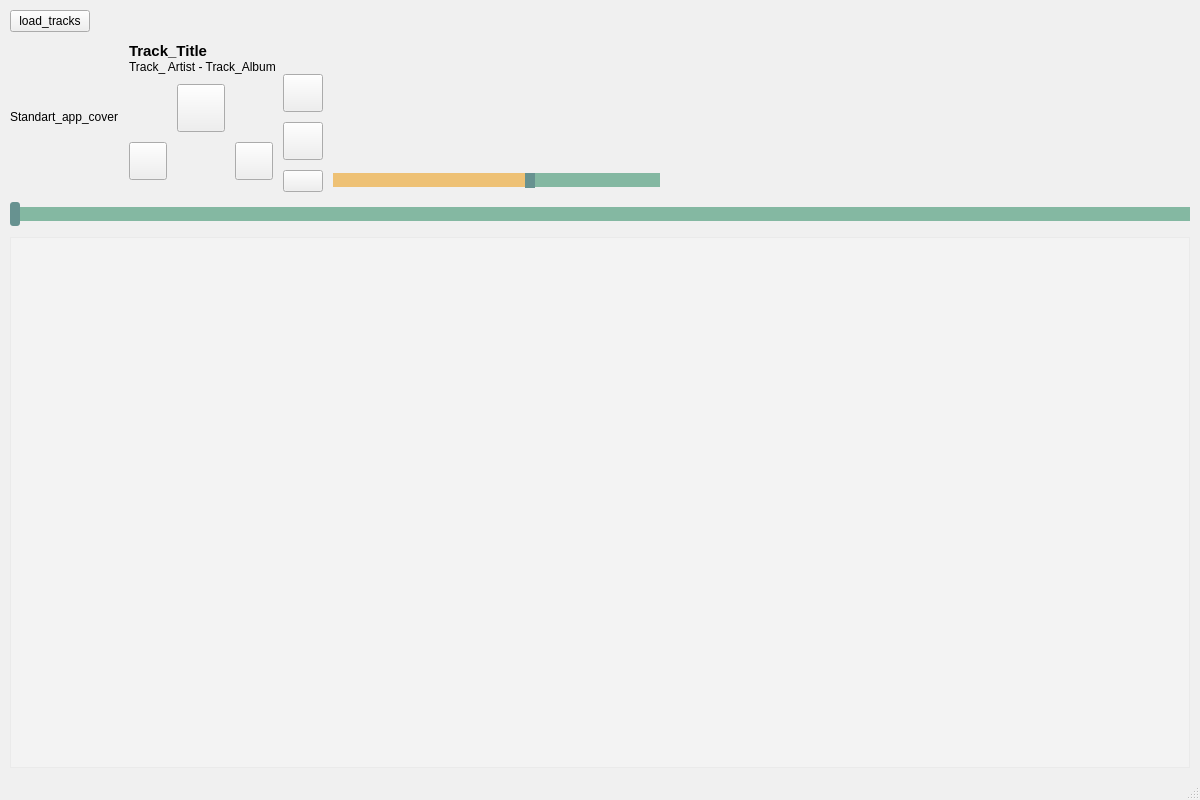
<?xml version="1.0" encoding="UTF-8"?>
<ui version="4.0">
 <class>MainWindow</class>
 <widget class="QMainWindow" name="MainWindow">
  <property name="geometry">
   <rect>
    <x>0</x>
    <y>0</y>
    <width>1200</width>
    <height>800</height>
   </rect>
  </property>
  <property name="palette">
   <palette>
    <active>
     <colorrole role="Window">
      <brush brushstyle="SolidPattern">
       <color alpha="255">
        <red>180</red>
        <green>200</green>
        <blue>193</blue>
       </color>
      </brush>
     </colorrole>
    </active>
    <inactive>
     <colorrole role="Window">
      <brush brushstyle="SolidPattern">
       <color alpha="255">
        <red>240</red>
        <green>240</green>
        <blue>240</blue>
       </color>
      </brush>
     </colorrole>
    </inactive>
    <disabled>
     <colorrole role="Window">
      <brush brushstyle="SolidPattern">
       <color alpha="255">
        <red>180</red>
        <green>200</green>
        <blue>193</blue>
       </color>
      </brush>
     </colorrole>
    </disabled>
   </palette>
  </property>
  <property name="windowTitle">
   <string>MainWindow</string>
  </property>
  <property name="styleSheet">
   <string notr="true">#main_layout{
	background-color: 
			qlineargradient(
					spread:pad, x1:0, y1:1, x2:0, y2:0, 
					stop:0.0 rgba(238,193,117, 255),
					stop:0.33 rgba(238,237,176, 255),
					stop:0.66 rgba(218,238,222, 255), 
					stop:1.0 rgba(179,219,192, 255)
			);
}</string>
  </property>
  <widget class="QWidget" name="main_layout">
   <layout class="QVBoxLayout" name="verticalLayout_2">
    <property name="spacing">
     <number>10</number>
    </property>
    <property name="sizeConstraint">
     <enum>QLayout::SetDefaultConstraint</enum>
    </property>
    <property name="leftMargin">
     <number>10</number>
    </property>
    <property name="topMargin">
     <number>10</number>
    </property>
    <property name="rightMargin">
     <number>10</number>
    </property>
    <property name="bottomMargin">
     <number>10</number>
    </property>
    <item>
     <layout class="QHBoxLayout" name="horizontalLayout_3">
      <item>
       <widget class="QPushButton" name="load_tracks_button">
        <property name="text">
         <string>load_tracks</string>
        </property>
       </widget>
      </item>
      <item>
       <spacer name="horizontalSpacer_2">
        <property name="orientation">
         <enum>Qt::Horizontal</enum>
        </property>
        <property name="sizeHint" stdset="0">
         <size>
          <width>40</width>
          <height>20</height>
         </size>
        </property>
       </spacer>
      </item>
     </layout>
    </item>
    <item>
     <layout class="QHBoxLayout" name="main_trackl_layout" stretch="0,0,0">
      <property name="spacing">
       <number>10</number>
      </property>
      <property name="sizeConstraint">
       <enum>QLayout::SetDefaultConstraint</enum>
      </property>
      <item>
       <widget class="QLabel" name="album_cover_lable">
        <property name="enabled">
         <bool>true</bool>
        </property>
        <property name="text">
         <string>Standart_app_cover</string>
        </property>
        <property name="scaledContents">
         <bool>true</bool>
        </property>
       </widget>
      </item>
      <item>
       <layout class="QVBoxLayout" name="verticalLayout_3">
        <property name="spacing">
         <number>0</number>
        </property>
        <property name="sizeConstraint">
         <enum>QLayout::SetMinimumSize</enum>
        </property>
        <item>
         <widget class="QLabel" name="track_title_lable">
          <property name="font">
           <font>
            <pointsize>11</pointsize>
            <bold>true</bold>
           </font>
          </property>
          <property name="text">
           <string>Track_Title</string>
          </property>
         </widget>
        </item>
        <item>
         <widget class="QLabel" name="track_artist_album_lable">
          <property name="text">
           <string>Track_ Artist - Track_Album</string>
          </property>
         </widget>
        </item>
        <item>
         <layout class="QHBoxLayout" name="track_control_panel_layout">
          <property name="spacing">
           <number>10</number>
          </property>
          <property name="sizeConstraint">
           <enum>QLayout::SetMinimumSize</enum>
          </property>
          <item>
           <layout class="QGridLayout" name="play_panel">
            <property name="sizeConstraint">
             <enum>QLayout::SetMaximumSize</enum>
            </property>
            <property name="verticalSpacing">
             <number>0</number>
            </property>
            <item row="1" column="0">
             <widget class="QPushButton" name="previous_track_button">
              <property name="styleSheet">
               <string notr="true">QPushButton {
border-image: url(:/resources/buttons/previous.png);
background: none;
width: 30px;
height: 30px;
}</string>
              </property>
              <property name="text">
               <string/>
              </property>
             </widget>
            </item>
            <item row="1" column="1">
             <spacer name="horizontalSpacer">
              <property name="orientation">
               <enum>Qt::Horizontal</enum>
              </property>
              <property name="sizeType">
               <enum>QSizePolicy::Minimum</enum>
              </property>
              <property name="sizeHint" stdset="0">
               <size>
                <width>40</width>
                <height>20</height>
               </size>
              </property>
             </spacer>
            </item>
            <item row="0" column="1">
             <widget class="QPushButton" name="play_pause_button">
              <property name="enabled">
               <bool>true</bool>
              </property>
              <property name="styleSheet">
               <string notr="true">QPushButton {
border-image: url(:/resources/buttons/play.png);
background: none;
width: 40px;
height: 40px;
}

QPushButton:checked
{
   border-image: url(:/resources/buttons/pause.png);
}

</string>
              </property>
              <property name="text">
               <string/>
              </property>
              <property name="checkable">
               <bool>true</bool>
              </property>
              <property name="checked">
               <bool>false</bool>
              </property>
             </widget>
            </item>
            <item row="1" column="2">
             <widget class="QPushButton" name="next_track_button">
              <property name="styleSheet">
               <string notr="true">QPushButton {
border-image: url(:/resources/buttons/next.png);
background: none;
width: 30px;
height: 30px;
}</string>
              </property>
              <property name="text">
               <string/>
              </property>
             </widget>
            </item>
           </layout>
          </item>
          <item>
           <layout class="QGridLayout" name="gridLayout">
            <property name="sizeConstraint">
             <enum>QLayout::SetDefaultConstraint</enum>
            </property>
            <item row="1" column="0">
             <widget class="QPushButton" name="track_loop_mode_button">
              <property name="styleSheet">
               <string notr="true">QPushButton {
border-image: url(:/resources/buttons/loop.png);
background: none;
width: 30px;
height: 30px;
}</string>
              </property>
              <property name="text">
               <string/>
              </property>
              <property name="checkable">
               <bool>true</bool>
              </property>
             </widget>
            </item>
            <item row="2" column="1">
             <widget class="QSlider" name="volume_slider">
              <property name="styleSheet">
               <string notr="true">QSlider::groove:horizontal {
	height: 14px;
	background: rgba(132,184,162,255);
	bourder: 2px gba(132,184,162,255);
	broder-radius: 8px;
}

QSlider::handle:horizontal {
	background: rgba(103,146,144,255);
	border: 4px solid gba(103,146,144,255);
	width:10px;
	height:10px;
	margin: -5px 0;
border-radius: 3px;
		
}

QSlider::sub-page:horizontal {
    background: rgba(238,193,117,255);
}

</string>
              </property>
              <property name="value">
               <number>60</number>
              </property>
              <property name="orientation">
               <enum>Qt::Horizontal</enum>
              </property>
             </widget>
            </item>
            <item row="0" column="0">
             <widget class="QPushButton" name="random_mode_button">
              <property name="styleSheet">
               <string notr="true">QPushButton {
border-image: url(:/resources/buttons/random.png);
background: none;
width: 30px;
height: 30px;
}</string>
              </property>
              <property name="text">
               <string/>
              </property>
              <property name="checkable">
               <bool>true</bool>
              </property>
             </widget>
            </item>
            <item row="2" column="0">
             <widget class="QPushButton" name="mute_button">
              <property name="styleSheet">
               <string notr="true">QPushButton {
	border-image: url(:/resources/buttons/volume_on.png);
	background: none;

}

QPushButton:checked
{
   border-image: url(:/resources/buttons/volume_off.png);
}</string>
              </property>
              <property name="text">
               <string/>
              </property>
              <property name="checkable">
               <bool>true</bool>
              </property>
             </widget>
            </item>
           </layout>
          </item>
         </layout>
        </item>
       </layout>
      </item>
      <item>
       <spacer name="horizontalSpacer_4">
        <property name="orientation">
         <enum>Qt::Horizontal</enum>
        </property>
        <property name="sizeType">
         <enum>QSizePolicy::Expanding</enum>
        </property>
        <property name="sizeHint" stdset="0">
         <size>
          <width>40</width>
          <height>20</height>
         </size>
        </property>
       </spacer>
      </item>
     </layout>
    </item>
    <item>
     <widget class="QSlider" name="process_slyder">
      <property name="styleSheet">
       <string notr="true">QSlider::groove:horizontal {
	height: 14px;
	background: rgba(132,184,162,255);
	bourder: 2px gba(132,184,162,255);
	broder-radius: 8px;
}

QSlider::handle:horizontal {
	background: rgba(103,146,144,255);
	border: 4px solid gba(103,146,144,255);
	width:10px;
	height:10px;
	margin: -5px 0;
border-radius: 3px;
		
}

QSlider::sub-page:horizontal {
    background: rgba(238,193,117,255);
}

</string>
      </property>
      <property name="singleStep">
       <number>20</number>
      </property>
      <property name="value">
       <number>0</number>
      </property>
      <property name="sliderPosition">
       <number>0</number>
      </property>
      <property name="orientation">
       <enum>Qt::Horizontal</enum>
      </property>
      <property name="invertedAppearance">
       <bool>false</bool>
      </property>
      <property name="tickPosition">
       <enum>QSlider::TicksBothSides</enum>
      </property>
      <property name="tickInterval">
       <number>1</number>
      </property>
     </widget>
    </item>
    <item>
     <widget class="QTableView" name="playlist_tabel_view">
      <property name="styleSheet">
       <string notr="true">background-color: rgba(255, 255, 255,50);
bourder: 5px solid rgba(255, 255, 255,220) ;</string>
      </property>
     </widget>
    </item>
   </layout>
  </widget>
  <widget class="QStatusBar" name="statusbar"/>
 </widget>
 <resources/>
 <connections/>
</ui>
